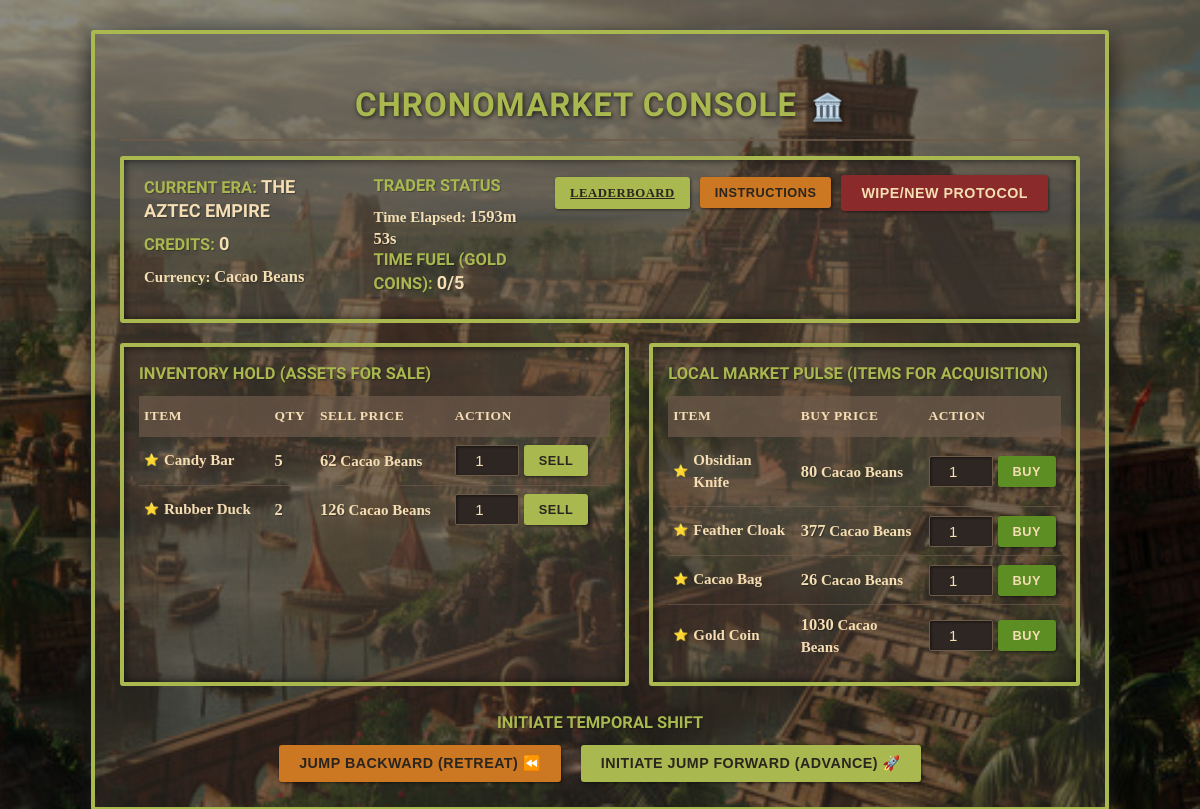
Page /console/ (signed in) on the committed database.
### game_app/models.py (models this page shows, shortened)
class Player(models.Model):
    player_name = models.CharField(max_length=100, unique=True, verbose_name="Trader Identifier", default="ChronoTrader")
    credits = models.IntegerField(default=100)
    current_era_index = models.IntegerField(default=0)
    current_era = models.CharField(max_length=50, default='Stone Age')
    game_start_time = models.DateTimeField(null=True, blank=True)
    best_time_seconds = models.IntegerField(default=0, verbose_name="Personal Best Time (s)")
    current_prices = models.JSONField(default=dict)

class Inventory(models.Model):
    player = models.ForeignKey(Player, on_delete=models.CASCADE, related_name='inventory')
    item_name = models.CharField(max_length=50)
    quantity = models.IntegerField(default=0)
    purchase_era_index = models.IntegerField(default=-1)
    class Meta:
        unique_together = ('player', 'item_name')
        verbose_name_plural = "Inventories"

### game_app/views.py (the view, shortened to what this page needs)
# urls.py: path('console/', views.game_console, name='game_console'),
def game_console(request):
    player = get_current_player(request)
    if not player:
        return redirect('game_app:start_game')
    current_era_index = player.current_era_index
    current_era_name = ERA_ORDER[current_era_index]
    static_era_data = ERAS[current_era_name]
    fluctuating_prices_data = player.current_prices
    if not fluctuating_prices_data or not fluctuating_prices_data.get('buy_prices'):
        fluctuating_prices_data = generate_era_prices(current_era_name)
        player.current_prices = fluctuating_prices_data
        player.save()
    era_data_for_template = {
        'currency': static_era_data['currency'],
        'trade_items': fluctuating_prices_data.get('buy_prices', {}),
        'sell_prices': fluctuating_prices_data.get('sell_prices', {}),
    }
    inventory = []
    fuel_count = 0
    player_inventory = Inventory.objects.filter(player=player, quantity__gt=0)
    potential_sell_value = 0
    sell_prices = fluctuating_prices_data.get('sell_prices', {})
    for inv_item in player_inventory:
        if inv_item.item_name.lower() == 'gold coin':
            fuel_count += inv_item.quantity
        item_sell_price = sell_prices.get(inv_item.item_name)
        if item_sell_price is not None:
            potential_sell_value += inv_item.quantity * item_sell_price
        item_data = {
            'item_name': inv_item.item_name,
            'quantity': inv_item.quantity,
            'purchase_era_index': inv_item.purchase_era_index,
            'sell_price': item_sell_price,
        }
        inventory.append(item_data)
    total_potential_credits = player.credits + potential_sell_value
    if total_potential_credits < TIME_JUMP_COST and fuel_count < FUEL_GOAL:
        messages.error(request, "GAME OVER! You have been stranded in time. Your current credits and total potential inventory value are below the cost of a temporal jump.")
        return redirect('game_app:game_over')
    win_status = False
    final_time = None
    best_time_friendly = format_time(player.best_time_seconds) if player.best_time_seconds > 0 else "N/A"
    context = {
        'player': player,
        'era_name': current_era_name,
        'era_data': era_data_for_template,
        'inventory': inventory,
        'fuel_count': fuel_count,
        'FUEL_GOAL': FUEL_GOAL,
        'TIME_JUMP_COST': TIME_JUMP_COST, # Added for completeness
        'current_era_index': current_era_index,
        'game_start_timestamp': player.game_start_time.timestamp() * 1000 if player.game_start_time else None,
        'best_time_friendly': best_time_friendly,
        'win_status': win_status,
        'final_time': final_time,
    }
    return render(request, 'game_app/game_template.html', context)

### game_app/views.py (called while the page is built)
def format_time(seconds):
    minutes = seconds // 60
    secs = seconds % 60
    return f"{minutes:02d}m {secs:02d}s"

def get_current_player(request):
    player_id = request.session.get('player_id')
    if not player_id:
        return None
    try:
        return Player.objects.get(pk=player_id)
    except Player.DoesNotExist:
        if 'player_id' in request.session:
            del request.session['player_id']
        return None

### game_app/templates/game_app/game_template.html (shortened to what this page needs)
{% load static %}
<!DOCTYPE html>
<html lang="en">
<head>
</head>
<body data-bg-url="{% static 'backgrounds/' %}{{ background_image_filename }}">
    <div class="container">
        <h1>ChronoMarket Console <span class="icon">🏛️</span></h1>
        <div class="status-box">
            <div class="status-group">
                <div class="status-section">
                    <h3>Current Era: <span class="text-strong">{{ era_name }}</span></h3>
                    <h3>Credits: <span class="credits text-strong">{{ player.credits }}</span></h3>
                    <p>Currency: <span class="text-strong">{{ era_data.currency }}</span></p>
                </div>
                <div class="status-section">
                    <h3>Trader Status</h3>
                    <p>Time Elapsed: <span id="time-display" class="text-strong">00m 00s</span></p>
                    <h3>Time Fuel (Gold Coins): <span class="fuel-status text-strong">{{ fuel_count }}/{{ FUEL_GOAL }}</span></h3>
                </div>
            </div>
            <div class="status-controls">
                <a href="{% url 'game_app:leaderboard_view' %}" class="btn btn-primary">Leaderboard</a>
                <button id="showInstructionsBtn" class="btn btn-warning">Instructions</button>
                <form action="{% url 'game_app:reset_game' %}" method="post" class="jump-form" style="margin-left: 0;">
                    <button type="submit" class="btn btn-danger">Wipe/New Protocol</button>
                </form>
            </div>
        </div>
        <div class="trade-area">
            <div class="inventory-section">
                <h3>Inventory Hold (Assets for Sale)</h3>
                <table>
                    <thead>
                        <tr>
                            <th>Item</th>
                            <th>Qty</th>
                            <th>Sell Price</th>
                            <th>Action</th>
                        </tr>
                    </thead>
                    <tbody>
                        {% for item in inventory %}
                            {% if item.quantity > 0 %}
                                <tr>
                                    <td>
                                        <ul class="item-list"><li>
                                            {{ item.item_name|title }}
                                        </li></ul>
                                    </td>
                                    <td><span class="text-strong">{{ item.quantity }}</span></td>
                                    <td>
                                        {% if item.sell_price %}
                                            <span class="text-strong">{{ item.sell_price }}</span> {{ era_data.currency }}
                                        {% else %}
                                            <span style="color: var(--color-danger); font-style: italic;">*No Demand Signal*</span>
                                        {% endif %}
                                    </td>
                                    <td>
                                        {% if item.sell_price %}
                                            <form action="{% url 'game_app:trade_item' %}" method="post" class="trade-form">
                                                <input type="number" name="quantity" value="1" min="1" max="{{ item.quantity }}">
                                                <button type="submit" class="btn btn-primary">SELL</button>
                                            </form>
                                        {% else %}
                                            <button type="button" class="btn btn-danger" disabled>NO DEMAND</button>
                                        {% endif %}
                                    </td>
                                </tr>
                            {% endif %}
                        {% empty %}
                            <tr><td colspan="4" style="text-align: center; color: var(--color-era-secondary);">Inventory Empty. Acquire new assets.</td></tr>
                        {% endfor %}
                    </tbody>
                </table>
            </div>
            <div class="market-section">
                <h3>Local Market Pulse (Items for Acquisition)</h3>
                <table>
                    <thead>
                        <tr>
                            <th>Item</th>
                            <th>Buy Price</th>
                            <th>Action</th>
                        </tr>
                    </thead>
                    <tbody>
                        {% for item_name, price in era_data.trade_items.items %}
                            <tr>
                                <td>
                                    <ul class="item-list"><li>{{ item_name|title }}</li></ul>
                                </td>
                                <td><span class="text-strong">{{ price }}</span> {{ era_data.currency }}</td>
                                <td>
                                    <form action="{% url 'game_app:trade_item' %}" method="post" class="trade-form">
                                        <input type="number" name="quantity" value="1" min="1">
                                        <button type="submit" class="btn btn-success">BUY</button>
                                    </form>
                                </td>
                            </tr>
                        {% endfor %}
                    </tbody>
                </table>
            </div>
        </div>
        <div class="time-jump-controls">
            <h3>Initiate Temporal Shift</h3>
            <form action="{% url 'game_app:time_jump_backward' %}" method="post" class="jump-form">
                <button type="submit" class="btn btn-warning">Jump Backward (Retreat) ⏪</button>
            </form>
            <form action="{% url 'game_app:time_jump_forward' %}" method="post" class="jump-form">
                <button type="submit" class="btn btn-primary">Initiate Jump Forward (Advance) 🚀</button>
            </form>
        </div>
    </div>
</body>
</html>

### rows in the picture
Player: current_era "THE AZTEC EMPIRE", credits "0"
Inventory: item_name "Candy Bar"
Inventory: item_name "Rubber Duck"

### other values in the picture
{{ era_data.currency }} "Cacao Beans"
{{ fuel_count }} "0"
{{ FUEL_GOAL }} "5"
{{ item.quantity }} "5" "2"
{{ item.sell_price }} "62" "126"
{{ era_data.currency }} "Cacao Beans" "Cacao Beans"
{{ item_name|title }} "Obsidian Knife" "Feather Cloak" "Cacao Bag" "Gold Coin"
{{ price }} "80" "377" "26" "1030"
{{ era_data.currency }} "Cacao Beans" "Cacao Beans" "Cacao Beans" "Cacao Beans"
